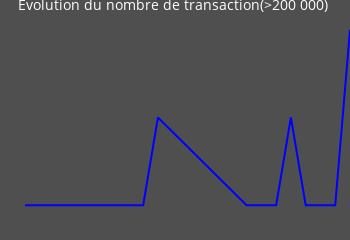

The notebook cell this image was saved under:
### Code cell
Nb_suspect_jour = pd.read_csv('data/Tsuspect_count_date.csv',index_col=0).sort_values(by='jour_du_mois')
Nb_suspect_jour 

def retourne_information_suspect(Nb_suspect_jour=Nb_suspect_jour):
    Total_suspect =  Nb_suspect_jour['count'].sum()
    height = 150
    width = 350
    col="#4F4F4F"
    fig = px.line(Nb_suspect_jour, x='jour_du_mois', y='count')
    fig.update_layout(margin=dict(t=20,l=0,r=0,b=0),
                        xaxis=dict(showgrid=False,color=col,title="",showticklabels=False,showline=False,zeroline=False),
                        yaxis=dict(showgrid=False,color=col,title="",showticklabels=False,showline=False,zeroline=False),
                        paper_bgcolor=col,plot_bgcolor=col,height=height,width=width,
                        title={'text':'Evolution du nombre de transaction(>200 000)', 'font': {'size': 14, 'color': 'white'}},)
    fig.update_traces(line=dict(color='blue'))
    fig.update_traces(
        hovertemplate='<b>Jour:  %{x}</b><br><b>Nombre de transaction(>200 000) : %{y}</b>'  # Format de l'affichage
    )
    
    return Total_suspect, fig.show(),'Total Suspect(T>200 000)'


retourne_information_suspect()

### Figure 1 — Plotly figure (JSON) as saved in the notebook; plotly's stock layout.template omitted (floating-point values rounded to 4 significant figures)
{"data": [{"hovertemplate": "<b>Jour:  %{x}</b><br><b>Nombre de transaction(>200 000) : %{y}</b>", "legendgroup": "", "line": {"color": "blue", "dash": "solid"}, "marker": {"symbol": "circle"}, "mode": "lines", "name": "", "orientation": "v", "showlegend": false, "type": "scatter", "x": [9, 11, 12, 17, 18, 24, 25, 26, 27, 28, 30, 31], "xaxis": "x", "y": [1, 1, 1, 1, 2, 1, 1, 1, 2, 1, 1, 3], "yaxis": "y"}], "layout": {"height": 150, "legend": {"tracegroupgap": 0}, "margin": {"b": 0, "l": 0, "r": 0, "t": 20}, "paper_bgcolor": "#4F4F4F", "plot_bgcolor": "#4F4F4F", "title": {"font": {"color": "white", "size": 14}, "text": "Evolution du nombre de transaction(>200 000)"}, "width": 350, "xaxis": {"anchor": "y", "color": "#4F4F4F", "domain": [0, 1], "showgrid": false, "showline": false, "showticklabels": false, "title": {"text": ""}, "zeroline": false}, "yaxis": {"anchor": "x", "color": "#4F4F4F", "domain": [0, 1], "showgrid": false, "showline": false, "showticklabels": false, "title": {"text": ""}, "zeroline": false}}}
